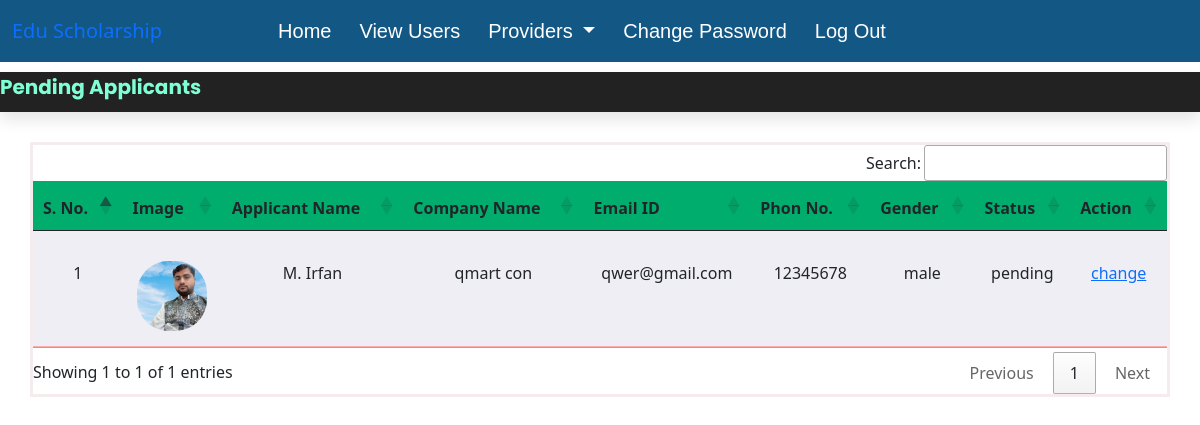
/providers_pending (signed in), run on an earlier commit of the app's database.
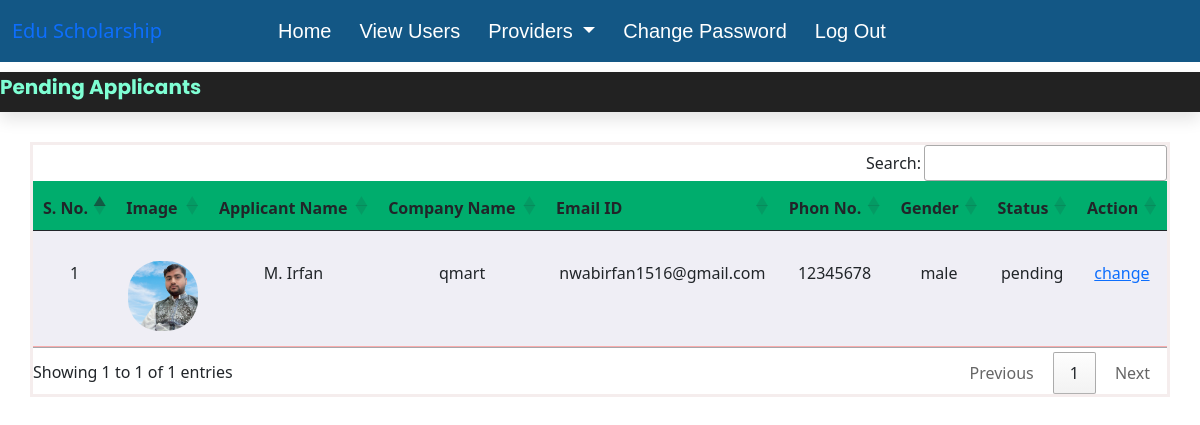
And on a later commit of the database.
### scholarship/models.py (models this page shows, shortened)
class Provider(models.Model):
    user = models.ForeignKey(User, on_delete=models.CASCADE)
    mobile = models.CharField(max_length=12, null=False)
    image = models.FileField()
    gender = models.CharField(max_length=10, null=False)
    companyname = models.CharField(max_length=50, null=False)
    usertype = models.CharField(max_length=30, null=False)
    status = models.CharField(max_length=30, null=False)

### scholarship/views.py (the view)
# urls.py: path('providers_pending', providers_pending, name='providers_pending'),
def providers_pending(request):
    if not request.user.is_authenticated:
        return redirect('admin_login')
    providerdata = Provider.objects.filter(status="pending")
    dic = {'Providerdata': providerdata}
    return render(request, 'providers_pending.html', dic)

### scholarship/templates/providers_pending.html (shortened to what this page needs)
{% extends 'admin_base.html' %}
{% load static %}
{% block content %}
<section class="marquee">
    <marquee behavior="scroll" direction="left" scrollamount="12">Pending Applicants</marquee>
</section>
<section class="view">
    <div class="container">
        <table class="table" id="example" >
            <thead>
                <tr>
                    <th>S. No.</th>
                    <th>Image</th>
                    <th>Applicant Name</th>
                    <th>Company Name</th>
                    <th>Email ID </th>
                    <th>Phon No.</th>
                    <th>Gender</th>
                    <th>Status</th>
                    <th>Action</th>
                </tr>
            </thead>
            <tbody>
                {% for data in Providerdata %}
                <tr>
                    <td>{{ forloop.counter }}</td>
                    <td><img src="{{ data.image.url }}"></td>
                    <td>{{ data.user.first_name }} {{ data.user.last_name }}</td>
                    <td>{{ data.companyname }}</td>
                    <td>{{ data.user.username }}</td>
                    <td>{{ data.mobile }}</td>
                    <td>{{ data.gender }}</td>
                    <td>{{ data.status }}</td>
                    <td><a href="{% url 'change_status' data.id %}">change</a></td>
                </tr>
                {% endfor %}
            </tbody>
        </table>
    </div>
</section>
{% endblock %}

What changed in the data, as far as the page shows it:
removed Provider: image (picture), user.first_name "M.", user.last_name "Irfan", companyname "qmart con", user.username "qwer@gmail.com", mobile "12345678", gender "male", status "pending"
added Provider: image (picture), user.first_name "M.", user.last_name "Irfan", companyname "qmart", user.username "nwabirfan1516@gmail.com", mobile "12345678", gender "male", status "pending"
